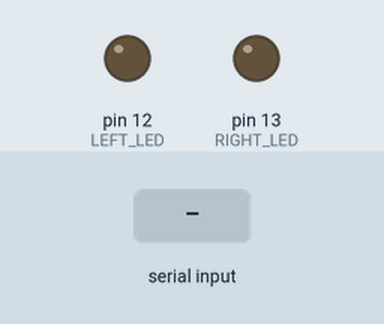
The sketch below on a simulated Arduino Uno, built with avr-gcc and run on an emulated ATmega328P. On the bench: output pins drawn as LEDs (lit = HIGH). The inputs (shaded band) are chosen by the test bench.

Above: at 1.2 s.
1.3 s: "L" received over Serial
At 1.6 s:
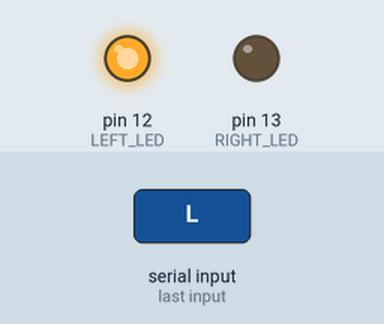
2.8 s: "R" received over Serial
At 3.9 s:
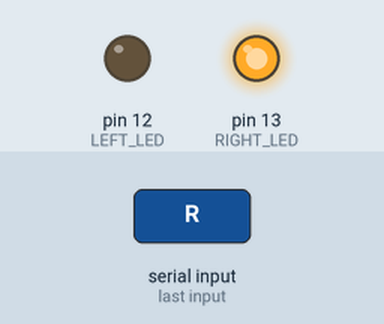
4.3 s: "O" received over Serial
At 5.1 s:
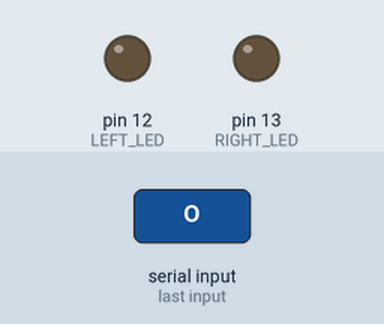
Timing chart, 0 to 7.3 s (numbered marks = the images above; inputs shaded):
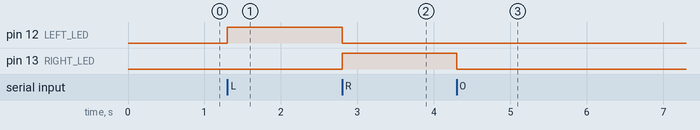

The sketch:

eyeLeftRight.ino
```cpp
#define LEFT_LED  12  // Pin for Left LED
#define RIGHT_LED 13  // Pin for Right LED

void setup() {
  pinMode(LEFT_LED, OUTPUT);
  pinMode(RIGHT_LED, OUTPUT);
  Serial.begin(9600);
}

void loop() {
  if (Serial.available()) {
    char command = Serial.read();  // Read command from Python

    if (command == 'L') {
      digitalWrite(LEFT_LED, HIGH);
      digitalWrite(RIGHT_LED, LOW);
    }
    else if (command == 'R') {
      digitalWrite(LEFT_LED, LOW);
      digitalWrite(RIGHT_LED, HIGH);
    }
    else if (command == 'O') {
      digitalWrite(LEFT_LED, LOW);
      digitalWrite(RIGHT_LED, LOW);
    }
  }
}
```

Measured:
- after the input at 1.3 s, pin 12 (LEFT_LED): LOW → HIGH at once
- after the input at 2.8 s, pin 12 (LEFT_LED): HIGH → LOW at once; pin 13 (RIGHT_LED): LOW → HIGH at once
- after the input at 4.3 s, pin 13 (RIGHT_LED): HIGH → LOW at once
